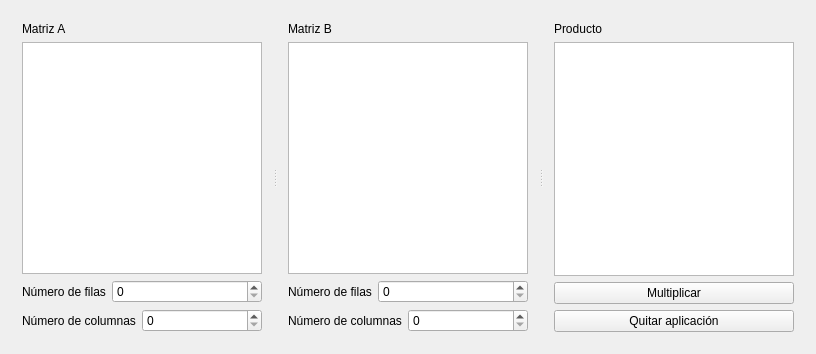
<?xml version="1.0" encoding="UTF-8"?>
<ui version="4.0">
 <class>Widget</class>
 <widget class="QWidget" name="Widget">
  <property name="geometry">
   <rect>
    <x>0</x>
    <y>0</y>
    <width>816</width>
    <height>354</height>
   </rect>
  </property>
  <property name="windowTitle">
   <string>Widget</string>
  </property>
  <layout class="QGridLayout" name="gridLayout">
   <item row="0" column="0">
    <widget class="QSplitter" name="splitter">
     <property name="orientation">
      <enum>Qt::Horizontal</enum>
     </property>
     <widget class="QWidget" name="">
      <layout class="QVBoxLayout" name="verticalLayout">
       <item>
        <widget class="QLabel" name="label_5">
         <property name="text">
          <string>Matriz A</string>
         </property>
        </widget>
       </item>
       <item>
        <widget class="QTableView" name="tableViewA"/>
       </item>
       <item>
        <layout class="QFormLayout" name="formLayout">
         <item row="0" column="0">
          <widget class="QLabel" name="label">
           <property name="text">
            <string>Número de filas</string>
           </property>
          </widget>
         </item>
         <item row="0" column="1">
          <widget class="QSpinBox" name="numeroDeFilasSpinBoxA"/>
         </item>
        </layout>
       </item>
       <item>
        <layout class="QFormLayout" name="formLayout_2">
         <item row="0" column="0">
          <widget class="QLabel" name="label_2">
           <property name="text">
            <string>Número de columnas</string>
           </property>
          </widget>
         </item>
         <item row="0" column="1">
          <widget class="QSpinBox" name="numeroDeColumnasSpinBoxA"/>
         </item>
        </layout>
       </item>
      </layout>
     </widget>
     <widget class="QWidget" name="">
      <layout class="QVBoxLayout" name="verticalLayout_2">
       <item>
        <widget class="QLabel" name="label_6">
         <property name="text">
          <string>Matriz B</string>
         </property>
        </widget>
       </item>
       <item>
        <widget class="QTableView" name="tableViewB"/>
       </item>
       <item>
        <layout class="QFormLayout" name="formLayout_3">
         <item row="0" column="0">
          <widget class="QLabel" name="label_3">
           <property name="text">
            <string>Número de filas</string>
           </property>
          </widget>
         </item>
         <item row="0" column="1">
          <widget class="QSpinBox" name="numeroDeFilasSpinBoxB"/>
         </item>
        </layout>
       </item>
       <item>
        <layout class="QFormLayout" name="formLayout_4">
         <item row="0" column="0">
          <widget class="QLabel" name="label_4">
           <property name="text">
            <string>Número de columnas</string>
           </property>
          </widget>
         </item>
         <item row="0" column="1">
          <widget class="QSpinBox" name="numeroDeColumnasSpinBoxB"/>
         </item>
        </layout>
       </item>
      </layout>
     </widget>
     <widget class="QWidget" name="">
      <layout class="QVBoxLayout" name="verticalLayout_3">
       <item>
        <widget class="QLabel" name="label_7">
         <property name="text">
          <string>Producto</string>
         </property>
        </widget>
       </item>
       <item>
        <widget class="QTableView" name="tableViewResultado"/>
       </item>
       <item>
        <widget class="QPushButton" name="multiplicarPushButton">
         <property name="text">
          <string>Multiplicar</string>
         </property>
        </widget>
       </item>
       <item>
        <widget class="QPushButton" name="quitarAplicacionPushButton">
         <property name="text">
          <string>Quitar aplicación</string>
         </property>
        </widget>
       </item>
      </layout>
     </widget>
    </widget>
   </item>
  </layout>
 </widget>
 <layoutdefault spacing="6" margin="11"/>
 <resources/>
 <connections/>
</ui>
